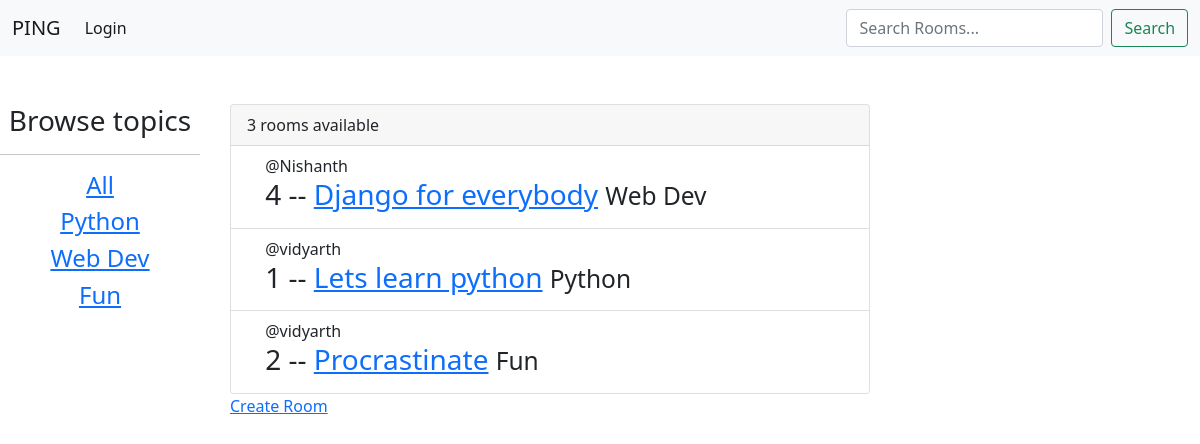
The page / on the database its author committed.
### base/models.py (models this page shows, shortened)
class Topic(models.Model):
    name = models.CharField(max_length=100)
    def __str__(self):
        return self.name

class Room(models.Model):
    host = models.ForeignKey(User,on_delete=models.SET_NULL,null=True)
    topic = models.ForeignKey(Topic,on_delete=models.SET_NULL,null=True)
    name = models.CharField(max_length=200)
    description = models.TextField(null=True, blank=True)
    participants = models.ManyToManyField(User,related_name="participants",blank=True)
    updated = models.DateTimeField(auto_now=True) #Every time we save
    created = models.DateTimeField(auto_now_add=True)  # Every time we create
    class Meta:
        ordering = ['-updated','-created']

### base/views.py (the view)
# urls.py: path('', views.home, name="home"),
def home(request):
    q = request.GET.get('q') if request.GET.get('q') != None else ''
    room = Room.objects.filter(
        Q(topic__name__icontains=q) | Q(name__icontains=q) | Q(description__icontains=q)
        )
    topics = Topic.objects.all()
    room_count = room.count()
    return render(request,"base/home.html",{
        "room" : room,
        "topic":topics,
        "room_count":room_count,
    })

### base/templates/base/home.html (shortened to what this page needs)
{% extends 'base/main.html' %}
{% block content %}
<div class="home-container">
    <div>
        <h3 style="text-align: center;">Browse topics</h3>
        <hr>
        <div style="text-align: center;">
            <h4><a href="{% url 'home'%}">All</a></h4>
            {% for i in topic %}
                <h4><a href="{% url 'home'%}?q={{i.name}}">{{i.name}}</a></h4>
            {% endfor %}
        </div>
    </div>
    <div style="margin-left: 3%;">
        <div class="card" style="width: 40rem;">
            <div class="card-header">
                {{room_count}} rooms available
            </div>
            <ul class="list-group list-group-flush">
                {% for i in room %}
                <li class="list-group-item">
                    <div style="margin-left: 3%;">
                        <span>@{{i.host.username}}</span>
                        <h3>{{i.id}} -- <a href="{% url 'room' pk=i.id %}">{{i.name}}</a>
                        <small>{{i.topic}}</small>
                    </div>
                </li>
                {% endfor %}
            </ul>
        </div>
        <a href="{% url 'create-room' %}">Create Room</a>
    </div>
    </div>
{% endblock %}

### base/templates/base/main.html (shortened to what this page needs)
<!DOCTYPE html>
<html lang="en">
<head>
    <link href="https://cdn.jsdelivr.net/npm/bootstrap@5.1.3/dist/css/bootstrap.min.css" rel="stylesheet"
>
</head>
<body>
    <div>
        <nav class="navbar navbar-expand-lg navbar-light bg-light">
            <div class="container-fluid">
                <a class="navbar-brand" href="{% url 'home' %}">PING</a>
                <div class="collapse navbar-collapse justify-content-end" id="navbarSupportedContent">
                    <ul class="navbar-nav me-auto mb-2 mb-lg-0">
                        {% if request.user.is_authenticated %}
                        <li class="nav-item">
                            <a class="nav-link active" aria-current="page" href="{% url 'logout' %}">Logout</a>
                        </li>
                        {% else %}
                        <li class="nav-item">
                            <a class="nav-link active" aria-current="page" href="{% url 'login' %}">Login</a>
                        </li>
                        {% endif %}
                    </ul>
                </div>
                <div class="collapse navbar-collapse justify-content-end" id="navbarSupportedContent">
                    <form action="{% url 'home' %}" method="get" class="d-flex">
                        <input class="form-control me-2" type="text" name="q" placeholder="Search Rooms...">
                        <button class="btn btn-outline-success" type="submit">Search</button>
                    </form>
                </div>
            </div>
        </nav>
    </div>
    <br>
    <br>
    {% block content %}
    {% endblock %}
</body>
</html>

### base/templates/base/home.html (style rules this page uses)
.home-container { display: grid; grid-template-columns: 1fr 5fr; }

### rows shown on the page
Topic: name "Python"
Topic: name "Web Dev"
Topic: name "Fun"
Room: host.username "Nishanth", id "4", name "Django for everybody", topic "Web Dev"
Room: host.username "vidyarth", id "1", name "Lets learn python", topic "Python"
Room: host.username "vidyarth", id "2", name "Procrastinate", topic "Fun"

### other values the page prints
{{ room_count }} "3"
